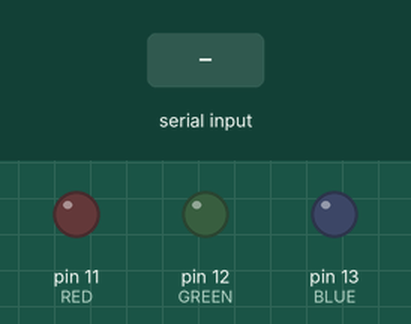
Simulated run of this sketch. Board: Arduino Uno, built with avr-gcc and run on an emulated ATmega328P. Shown: output pins drawn as LEDs (lit = HIGH). Inputs (shaded band) come from the test bench.

Above: at 1.2 s.
1.3 s: byte 1 (TURN_ON_COMMAND) received over Serial
At 1.9 s:
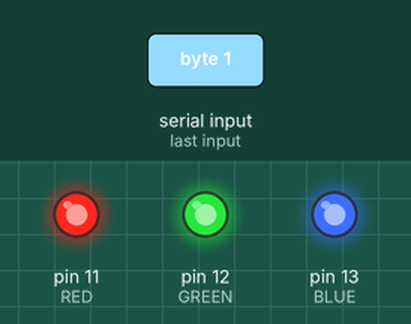
2.8 s: "1" received over Serial
At 3.3 s:
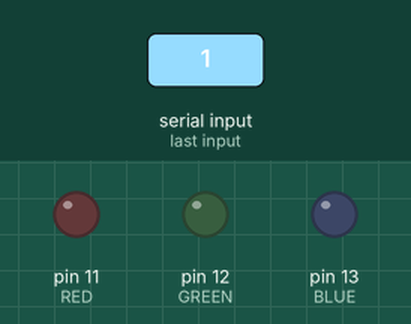
Timing chart, 0 to 5.8 s (numbered marks = the images above; inputs shaded):
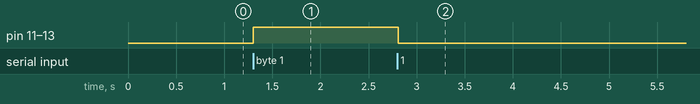

The sketch:

COMPort.ino
```cpp
#define RED 11
#define GREEN 12
#define BLUE 13
#define TURN_ON_COMMAND 1

byte COMMAND, REDp, GREENp, BLUEp;

void setup() {
  Serial.begin(9600);
  pinMode(COMMAND, OUTPUT);
  pinMode(RED, OUTPUT);
  pinMode(GREEN, OUTPUT);
  pinMode(BLUE, OUTPUT);
}

void loop() {
  if (Serial.available()) {
    COMMAND = Serial.read();
    REDp = Serial.read();
    GREENp = Serial.read();
    BLUEp = Serial.read();
  }

  if (COMMAND == TURN_ON_COMMAND ) {
    analogWrite(RED, REDp);
    analogWrite(GREEN, GREENp);
    analogWrite(BLUE, BLUEp);

  } else
  {
    digitalWrite(RED, LOW);
    digitalWrite(GREEN, LOW);
    digitalWrite(BLUE, LOW);
  }
  delay(10);
}
```

Measured:
- after the input at 1.3 s, pin 11 (RED), pin 12 (GREEN), pin 13 (BLUE): LOW → HIGH at once
- after the input at 2.8 s, pin 11 (RED), pin 12 (GREEN), pin 13 (BLUE): HIGH → LOW at once
